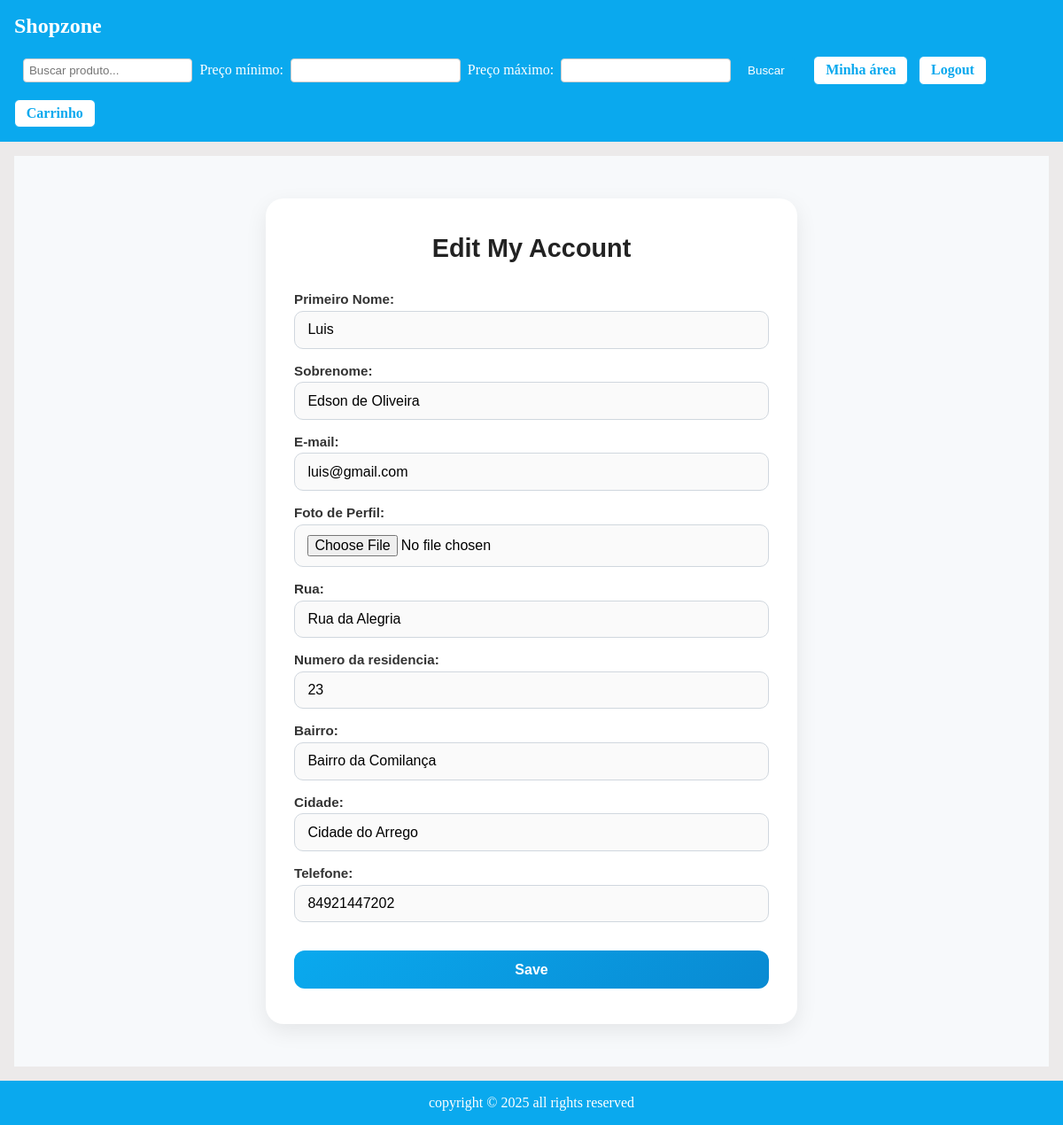
/customer/profile/edit/ (signed in), run on the app's committed database.
### customer/models.py (models this page shows, shortened)
class CustomerModel(AbstractUser):
    cpf = models.CharField(max_length=11, unique=True, verbose_name="CPF")
    nome_rua = models.CharField(max_length=100, blank=True, null=True)
    numero_residencia = models.CharField(max_length=100, blank=True, null=True)
    nome_bairro = models.CharField(max_length=100, blank=True, null=True)
    nome_cidade = models.CharField(max_length=100, blank=True, null=True)
    telefone = models.CharField(max_length= 100, blank=False)
    foto_perfil = models.ImageField(upload_to='perfil/', null=True, blank=True, verbose_name="Foto de Perfil")

### customer/views.py (the view)
# urls.py: path('profile/edit/', views.profile_edit, name='profile_edit'),
@login_required(login_url='customer/register/')
def profile_edit(request):
    if request.method == 'POST':
        u_form = CustomerUpdateForm(request.POST, request.FILES, instance=request.user)
        if u_form.is_valid():
            u_form.save()
            return redirect('profile_view')
    else:
        u_form = CustomerUpdateForm(instance=request.user)
    return render(request, 'customer/profile_edit.html', {'u_form': u_form })

### customer/templates/customer/profile_edit.html (shortened to what this page needs)
{% extends "base.html" %}
{% load static %}
{% block extra_css %}
  <link rel="stylesheet" href="{% static 'css/profile_edit.css' %}">
{% endblock %}
{% block content %}
<div class="edit-profile-page">
  <div class="edit-profile-container">
      <h1>Edit My Account</h1>
      <form method="post" enctype="multipart/form-data">
          {{ u_form.as_p }}
          <button type="submit">Save</button>
      </form>
  </div>
</div>
{% endblock %}

### static/css/base.css (style rules this page uses)
* { box-sizing: border-box; padding: 0; margin: 0; }
body { display: flex; flex-direction: column; width: 100vw; min-height: 100vh; max-width: 100vw; overflow-x: hidden; }

### static/css/profile_edit.css (style rules this page uses)
.edit-profile-page { font-family: "Poppins", Arial, sans-serif; background-color: #f7f9fb; min-height: calc(100vh - 140px); display: flex; justify-content: center; align-items: flex-start; padding: 3rem 1rem; }
.edit-profile-container { width: 100%; max-width: 600px; background-color: #fff; padding: 2.5rem 2rem; border-radius: 20px; box-shadow: 0 8px 25px rgba(0, 0, 0, 0.08); transition: transform 0.3s ease, box-shadow 0.3s ease; }
.edit-profile-container h1 { text-align: center; font-size: 1.8rem; color: #222; margin-bottom: 2rem; }
.edit-profile-container form { display: flex; flex-direction: column; gap: 1rem; }
.edit-profile-container form p { display: flex; flex-direction: column; gap: 0.3rem; margin: 0; }
.edit-profile-container form label { font-weight: 600; color: #333; font-size: 0.95rem; }
.edit-profile-container form input, .edit-profile-container form select, .edit-profile-container form textarea { padding: 0.7rem 0.9rem; border: 1.3px solid #d0d7de; border-radius: 10px; background-color: #fafafa; font-size: 1rem; transition: all 0.25s ease; }
.edit-profile-container form button { background: linear-gradient(135deg, #0aa9ee, #098ad2); color: white; border: none; border-radius: 12px; padding: 0.8rem; font-size: 1rem; font-weight: 600; cursor: pointer; transition: all 0.3s ease; margin-top: 1rem; }

### data on the page
CustomerModel: first_name "Luis", last_name "Edson de Oliveira", email "luis@gmail.com", nome_rua "Rua da Alegria", numero_residencia "23", nome_bairro "Bairro da Comilança", nome_cidade "Cidade do Arrego", telefone "84921447202"
